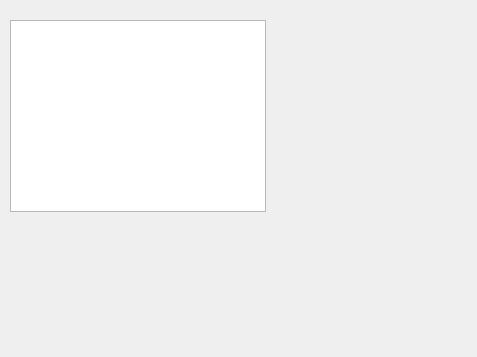
<?xml version="1.0" encoding="UTF-8"?>
<ui version="4.0">
 <class>Profil</class>
 <widget class="QDialog" name="Profil">
  <property name="geometry">
   <rect>
    <x>0</x>
    <y>0</y>
    <width>477</width>
    <height>357</height>
   </rect>
  </property>
  <property name="windowTitle">
   <string>Dialog</string>
  </property>
  <widget class="QTableView" name="tableView">
   <property name="geometry">
    <rect>
     <x>10</x>
     <y>20</y>
     <width>256</width>
     <height>192</height>
    </rect>
   </property>
  </widget>
 </widget>
 <resources/>
 <connections/>
</ui>
